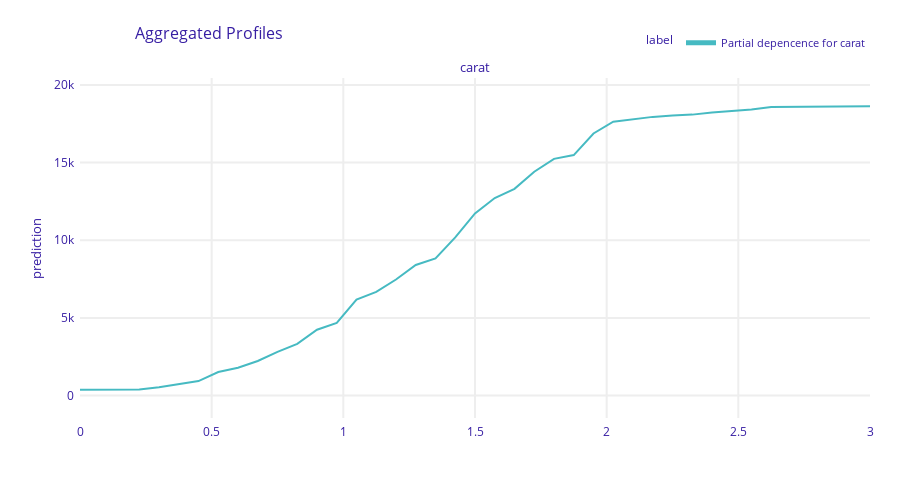

The code cell stored with this chart in its notebook:
### Code cell
# Interpret model
import numpy as np
import dalex as dx

# Partial dependence plots on training data
def pred_fun(model, df):
    X = encoder.transform(df)
    dX = xgb.DMatrix(X, feature_names=feature_names)
    return model.predict(dX)


exp = dx.Explainer(fit, df_train, predict_function=pred_fun, verbose=False)

pdp_num = exp.model_profile(
    variable_splits={"carat": np.linspace(0, 3, 41)},
    label="Partial depencence for carat",
    verbose=False,
)
pdp_num.plot()

### Figure 1 — Plotly figure (JSON) as saved in the notebook; plotly's stock layout.template omitted (floating-point values rounded to 4 significant figures)
{"data": [{"customdata": [[3701.0, "Partial depencence for carat", "carat"], [3701.0, "Partial depencence for carat", "carat"], [3701.0, "Partial depencence for carat", "carat"], [3701.0, "Partial depencence for carat", "carat"], [3701.0, "Partial depencence for carat", "carat"], [3701.0, "Partial depencence for carat", "carat"], [3701.0, "Partial depencence for carat", "carat"], [3701.0, "Partial depencence for carat", "carat"], [3701.0, "Partial depencence for carat", "carat"], [3701.0, "Partial depencence for carat", "carat"], [3701.0, "Partial depencence for carat", "carat"], [3701.0, "Partial depencence for carat", "carat"], [3701.0, "Partial depencence for carat", "carat"], [3701.0, "Partial depencence for carat", "carat"], [3701.0, "Partial depencence for carat", "carat"], [3701.0, "Partial depencence for carat", "carat"], [3701.0, "Partial depencence for carat", "carat"], [3701.0, "Partial depencence for carat", "carat"], [3701.0, "Partial depencence for carat", "carat"], [3701.0, "Partial depencence for carat", "carat"], [3701.0, "Partial depencence for carat", "carat"], [3701.0, "Partial depencence for carat", "carat"], [3701.0, "Partial depencence for carat", "carat"], [3701.0, "Partial depencence for carat", "carat"], [3701.0, "Partial depencence for carat", "carat"], [3701.0, "Partial depencence for carat", "carat"], [3701.0, "Partial depencence for carat", "carat"], [3701.0, "Partial depencence for carat", "carat"], [3701.0, "Partial depencence for carat", "carat"], [3701.0, "Partial depencence for carat", "carat"], [3701.0, "Partial depencence for carat", "carat"], [3701.0, "Partial depencence for carat", "carat"], [3701.0, "Partial depencence for carat", "carat"], [3701.0, "Partial depencence for carat", "carat"], [3701.0, "Partial depencence for carat", "carat"], [3701.0, "Partial depencence for carat", "carat"], [3701.0, "Partial depencence for carat", "carat"], [3701.0, "Partial depencence for carat", "carat"], [3701.0, "Partial depencence for carat", "carat"], [3701.0, "Partial depencence for carat", "carat"], [3701.0, "Partial depencence for carat", "carat"]], "hovertemplate": "<b>%{hovertext}</b><br><br>prediction=%{y:.3f}<br>mean_prediction=%{customdata[0]:.3f}<extra></extra>", "hovertext": ["Partial depencence for carat", "Partial depencence for carat", "Partial depencence for carat", "Partial depencence for carat", "Partial depencence for carat", "Partial depencence for carat", "Partial depencence for carat", "Partial depencence for carat", "Partial depencence for carat", "Partial depencence for carat", "Partial depencence for carat", "Partial depencence for carat", "Partial depencence for carat", "Partial depencence for carat", "Partial depencence for carat", "Partial depencence for carat", "Partial depencence for carat", "Partial depencence for carat", "Partial depencence for carat", "Partial depencence for carat", "Partial depencence for carat", "Partial depencence for carat", "Partial depencence for carat", "Partial depencence for carat", "Partial depencence for carat", "Partial depencence for carat", "Partial depencence for carat", "Partial depencence for carat", "Partial depencence for carat", "Partial depencence for carat", "Partial depencence for carat", "Partial depencence for carat", "Partial depencence for carat", "Partial depencence for carat", "Partial depencence for carat", "Partial depencence for carat", "Partial depencence for carat", "Partial depencence for carat", "Partial depencence for carat", "Partial depencence for carat", "Partial depencence for carat"], "legendgroup": "Partial depencence for carat", "line": {"color": "#46bac2", "dash": "solid", "width": 2}, "marker": {"symbol": "circle"}, "mode": "lines", "name": "Partial depencence for carat", "opacity": 1, "orientation": "v", "showlegend": true, "type": "scatter", "x": [0, 0.075, 0.15, 0.225, 0.3, 0.375, 0.45, 0.525, 0.6, 0.675, 0.75, 0.825, 0.9, 0.975, 1.05, 1.125, 1.2, 1.275, 1.35, 1.425, 1.5, 1.575, 1.65, 1.725, 1.8, 1.875, 1.95, 2.025, 2.1, 2.175, 2.25, 2.325, 2.4, 2.475, 2.55, 2.625, 2.7, 2.775, 2.85, 2.925, 3], "xaxis": "x", "y": [382.6, 382.6, 382.6, 398.6, 539.2, 740.2, 937.1, 1521.0, 1794.0, 2226.0, 2813.0, 3328.0, 4244.0, 4678.0, 6184.0, 6672.0, 7473.0, 8407.0, 8832.0, 10190.0, 11730.0, 12720.0, 13310.0, 14410.0, 15240.0, 15480.0, 16870.0, 17630.0, 17780.0, 17940.0, 18030.0, 18090.0, 18220.0, 18300.0, 18410.0, 18580.0, 18580.0, 18590.0, 18590.0, 18620.0, 18620.0], "yaxis": "y"}], "layout": {"annotations": [{"font": {"size": 13}, "showarrow": false, "text": "carat", "x": 0.5, "xanchor": "center", "xref": "paper", "y": 1, "yanchor": "bottom", "yref": "paper"}, {"font": {"size": 13}, "showarrow": false, "text": "prediction", "textangle": -90, "x": -0.07, "xref": "paper", "y": 0.5, "yref": "paper"}], "font": {"color": "#371ea3"}, "height": 489, "hovermode": "x unified", "legend": {"font": {"size": 11}, "itemsizing": "constant", "orientation": "h", "title": {"font": {"size": 12}, "text": "label"}, "tracegroupgap": 0, "x": 1, "xanchor": "right", "y": 1.061, "yanchor": "bottom"}, "margin": {"b": 71, "r": 30, "t": 78}, "title": {"font": {"size": 16}, "text": "Aggregated Profiles", "x": 0.15}, "xaxis": {"anchor": "y", "automargin": true, "domain": [0, 1], "fixedrange": true, "gridwidth": 2, "showticklabels": true, "tickcolor": "white", "ticklen": 3, "ticks": "outside", "title": {"text": ""}, "type": "linear", "zeroline": false}, "yaxis": {"anchor": "x", "automargin": true, "domain": [0, 1], "fixedrange": true, "gridwidth": 2, "range": [-1441.0, 20440.0], "tickcolor": "white", "ticklen": 3, "ticks": "outside", "title": {"text": ""}, "type": "linear", "zeroline": false}}}
